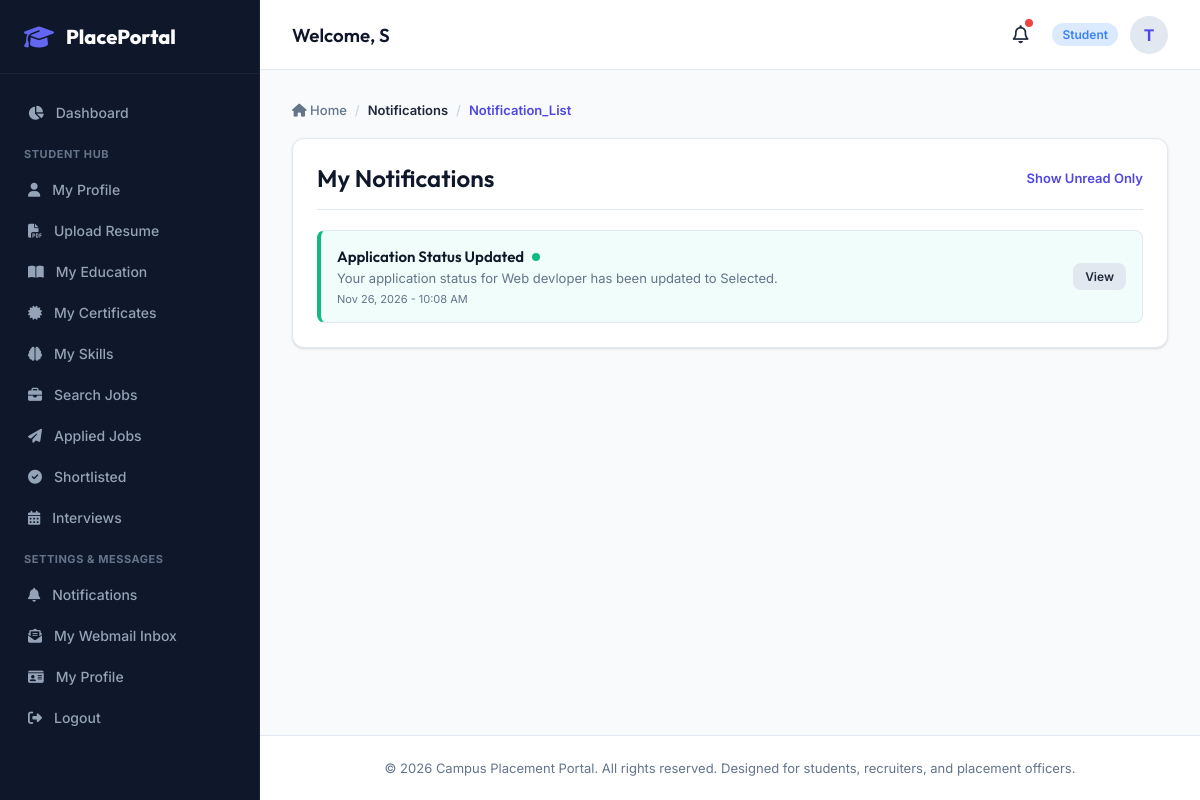
Page /notifications/ (signed in) on the earlier database version.
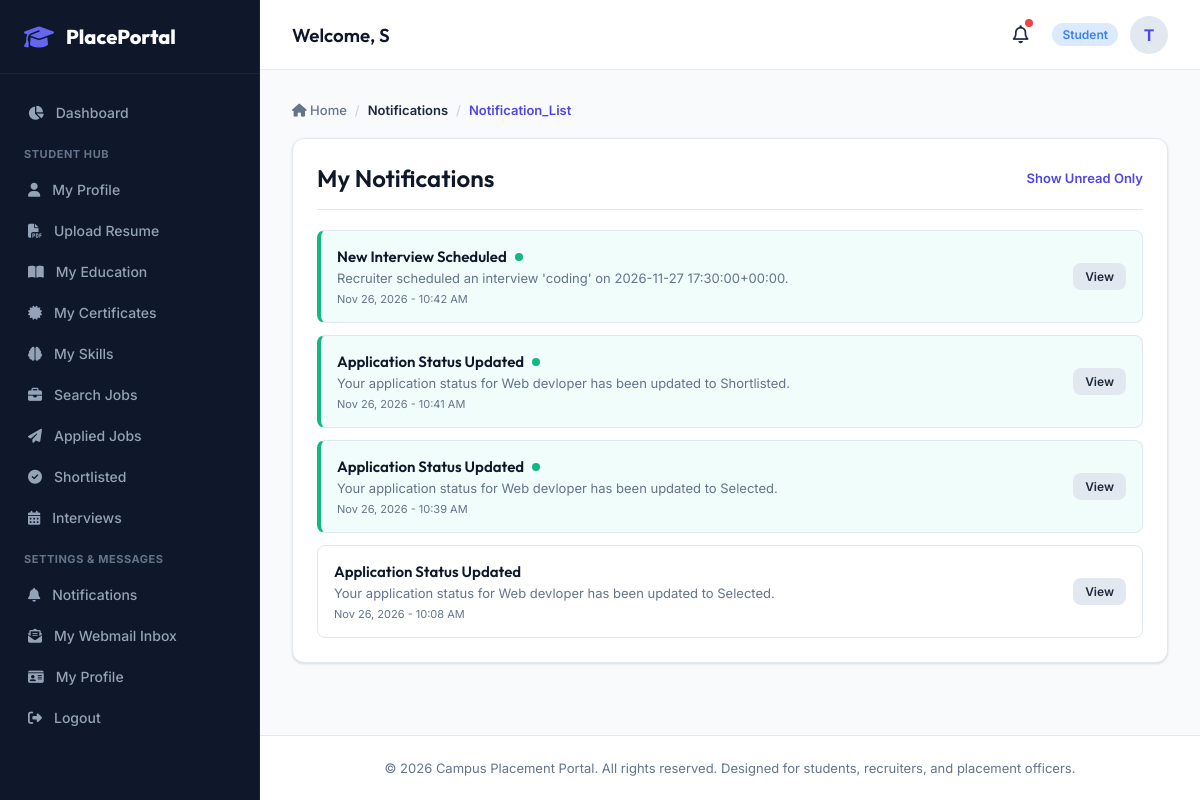
Same page on the later database version.
### apps/accounts/models.py (models this page shows, shortened)
class User(AbstractUser):
    ROLE_CHOICES = (
        ('student', 'Student'),
        ('company', 'Company'),
        ('officer', 'Placement Officer'),
        ('admin', 'Admin'),
    )
    role = models.CharField(max_length=20, choices=ROLE_CHOICES, default='student')
    phone_number = models.CharField(max_length=15, blank=True, null=True)

### apps/notifications/models.py (models this page shows, shortened)
class Notification(models.Model):
    user = models.ForeignKey(settings.AUTH_USER_MODEL, on_delete=models.CASCADE, related_name='notifications')
    title = models.CharField(max_length=200)
    message = models.TextField()
    is_read = models.BooleanField(default=False)
    created_at = models.DateTimeField(auto_now_add=True)

### apps/notifications/views.py (the view)
# urls.py: path('', views.notification_list, name='notification_list'),
@login_required
def notification_list(request):
    notifications = Notification.objects.filter(user=request.user).order_by('-created_at')
    return render(request, 'notifications/notification_list.html', {'notifications': notifications})

### templates/notifications/notification_list.html (shortened to what this page needs)
{% extends 'base.html' %}
{% block content %}
<div class="card">
    <div style="display: flex; justify-content: space-between; align-items: center; border-bottom: 1px solid var(--border-color); padding-bottom: 16px; margin-bottom: 20px;">
        <h2>My Notifications</h2>
        <a href="{% url 'notifications:unread_notifications' %}" style="font-size: 13px; font-weight: 600;">Show Unread Only</a>
    </div>
    {% if notifications %}
        <div style="display: flex; flex-direction: column; gap: 12px;">
            {% for note in notifications %}
                <div style="padding: 16px; border: 1px solid var(--border-color); border-radius: var(--radius-sm); display: flex; justify-content: space-between; align-items: center; {% if not note.is_read %}background-color: #f0fdfa; border-left: 4px solid var(--success);{% endif %}">
                    <div>
                        <h4 style="font-size: 15px; margin: 0; display: flex; align-items: center; gap: 8px;">
                            {{ note.title }}
                            {% if not note.is_read %}
                                <span style="display: inline-block; width: 8px; height: 8px; border-radius: 50%; background-color: var(--success);"></span>
                            {% endif %}
                        </h4>
                        <p style="font-size: 13px; color: var(--text-muted); margin-top: 4px;">{{ note.message }}</p>
                        <span style="font-size: 11px; color: var(--text-muted); display: block; margin-top: 6px;">{{ note.created_at|date:"M d, Y - h:i A" }}</span>
                    </div>
                    <a href="{% url 'notifications:notification_detail' pk=note.pk %}" class="btn btn-secondary" style="padding: 6px 12px; font-size: 12px;">View</a>
                </div>
            {% endfor %}
        </div>
    {% else %}
        <p style="color: var(--text-muted); text-align: center; padding: 40px 0;">You have no notifications currently.</p>
    {% endif %}
</div>
{% endblock %}

### templates/base.html (shortened to what this page needs)
<!DOCTYPE html>
<html lang="en">
<head>
    <link rel="stylesheet" href="https://cdnjs.cloudflare.com/ajax/libs/font-awesome/6.4.0/css/all.min.css">
</head>
<body>
    {% include 'sidebar.html' %}
    <div class="wrapper">
        {% include 'navbar.html' %}
        <main>
            {% include 'includes/breadcrumbs.html' %}
            {% block content %}{% endblock %}
        </main>
        {% include 'footer.html' %}
    </div>
</body>
</html>

### templates/sidebar.html (shortened to what this page needs)
<aside id="sidebar">
    <div class="sidebar-brand">
        <i class="fa-solid fa-graduation-cap"></i>
        <span>PlacePortal</span>
    </div>
    <ul class="sidebar-menu">
        {% if user.is_authenticated %}
            <li class="sidebar-item">
                <a href="{% url 'dashboard:home' %}">
                    <i class="fa-solid fa-chart-pie"></i>
                    <span>Dashboard</span>
                </a>
            </li>
            {% if user.role == 'student' %}
                <li class="sidebar-menu-title">Student Hub</li>
                <li class="sidebar-item">
                    <a href="{% url 'accounts:profile' %}">
                        <i class="fa-solid fa-user"></i>
                        <span>My Profile</span>
                    </a>
                </li>
                <li class="sidebar-item">
                    <a href="{% url 'students:resume_upload' %}">
                        <i class="fa-solid fa-file-pdf"></i>
                        <span>Upload Resume</span>
                    </a>
                </li>
                <li class="sidebar-item">
                    <a href="{% url 'students:education' %}">
                        <i class="fa-solid fa-book-open"></i>
                        <span>My Education</span>
                    </a>
                </li>
                <li class="sidebar-item">
                    <a href="{% url 'students:certificates' %}">
                        <i class="fa-solid fa-certificate"></i>
                        <span>My Certificates</span>
                    </a>
                </li>
                <li class="sidebar-item">
                    <a href="{% url 'students:skills' %}">
                        <i class="fa-solid fa-brain"></i>
                        <span>My Skills</span>
                    </a>
                </li>
                <li class="sidebar-item">
                    <a href="{% url 'jobs:job_list' %}">
                        <i class="fa-solid fa-briefcase"></i>
                        <span>Search Jobs</span>
                    </a>
                </li>
                <li class="sidebar-item">
                    <a href="{% url 'students:applied_jobs' %}">
                        <i class="fa-solid fa-paper-plane"></i>
                        <span>Applied Jobs</span>
                    </a>
                </li>
                <li class="sidebar-item">
                    <a href="{% url 'students:shortlisted_jobs' %}">
                        <i class="fa-solid fa-circle-check"></i>
                        <span>Shortlisted</span>
                    </a>
                </li>
                <li class="sidebar-item">
                    <a href="{% url 'students:interview_schedule' %}">
                        <i class="fa-solid fa-calendar-days"></i>
                        <span>Interviews</span>
                    </a>
                </li>
            {% endif %}
            <li class="sidebar-menu-title">Settings & Messages</li>
            <li class="sidebar-item">
                <a href="{% url 'notifications:notification_list' %}">
                    <i class="fa-solid fa-bell"></i>
                    <span>Notifications</span>
                </a>
            </li>
            <li class="sidebar-item">
                <a href="{% url 'notifications:webmail' %}">
                    <i class="fa-solid fa-envelope-open-text"></i>
                    {% if user.role == 'student' %}
                        <span>My Webmail Inbox</span>
                    {% else %}
                        <span>Student Webmail</span>
                    {% endif %}
                </a>
            </li>
            <li class="sidebar-item">
                <a href="{% url 'accounts:profile' %}">
                    <i class="fa-solid fa-id-card"></i>
                    <span>My Profile</span>
                </a>
            </li>
            <li class="sidebar-item">
                <a href="{% url 'accounts:logout' %}">
                    <i class="fa-solid fa-right-from-bracket"></i>
                    <span>Logout</span>
                </a>
            </li>
        {% endif %}
    </ul>
</aside>

### templates/navbar.html (shortened to what this page needs)
<header>
    <div class="navbar-left">
        <h3>
            {% if user.is_authenticated %}
                Welcome, {{ user.first_name|default:user.username }}
            {% else %}
                Campus Placement Portal
            {% endif %}
        </h3>
    </div>
    <div class="navbar-right">
        {% if user.is_authenticated %}
            <a href="{% url 'notifications:notification_list' %}" style="position: relative; color: var(--text-main); font-size: 18px;">
                <i class="fa-regular fa-bell"></i>
                <span style="position: absolute; top: -5px; right: -5px; width: 8px; height: 8px; background-color: var(--danger); border-radius: 50%;"></span>
            </a>
            <div class="user-menu" onclick="window.location.href='{% url 'accounts:profile' %}';">
                <span class="badge badge-info">{{ user.get_role_display }}</span>
                <div class="user-avatar">
                    {{ user.username|slice:":1"|upper }}
                </div>
            </div>
        {% else %}
            <a href="{% url 'accounts:login' %}" class="btn btn-secondary" style="padding: 6px 14px; font-size: 13px;">Login</a>
            <a href="{% url 'accounts:register' %}" class="btn btn-primary" style="padding: 6px 14px; font-size: 13px;">Register</a>
        {% endif %}
    </div>
</header>

### templates/includes/breadcrumbs.html
<nav aria-label="breadcrumb" style="margin-bottom: 20px;">
    <ol style="list-style: none; display: flex; gap: 8px; font-size: 13px; color: var(--text-muted); font-weight: 500;">
        <li><a href="{% url 'dashboard:home' %}" style="color: var(--text-muted);"><i class="fa-solid fa-house"></i> Home</a></li>
        <li style="color: #cbd5e1;">/</li>
        <li style="color: var(--text-main); font-weight: 600;">{{ request.resolver_match.app_name|title }}</li>
        {% if request.resolver_match.url_name != 'home' and request.resolver_match.url_name != 'index' %}
            <li style="color: #cbd5e1;">/</li>
            <li style="color: var(--primary); font-weight: 600;">{{ request.resolver_match.url_name|title }}</li>
        {% endif %}
    </ol>
</nav>

### templates/footer.html
<footer>
    <p>&copy; {% now "Y" %} Campus Placement Portal. All rights reserved. Designed for students, recruiters, and placement officers.</p>
</footer>

### templates/base.html (style rules this page uses)
:root { --primary: #4f46e5; --primary-hover: #4338ca; --secondary: #6366f1; --success: #10b981; --success-bg: #d1fae5; --danger: #ef4444; --danger-bg: #fee2e2; --warning: #f59e0b; --warning-bg: #fef3c7; --info: #3b82f6; --info-bg: #dbeafe; --bg-main: #f8fafc; --bg-card: #ffffff; --bg-sidebar: #0f172a; --bg-sidebar-hover: #1e293b; --text-main: #1e293b; --text-muted: #64748b; --text-sidebar: #94a3b8; --text-sidebar-active: #ffffff; --border-color: #e2e8f0; --radius-sm: 8px; --radius-md: 12px; --radius-lg: 16px; --shadow-sm: 0 1px 3px 0 rgba(0, 0, 0, 0.1), 0 1px 2px -1px rgba(0, 0, 0, 0.1); --shadow-md: 0 4px 6px -1px rgba(0, 0, 0, 0.1), 0 2px 4px -2px rgba(0, 0, 0, 0.1); --shadow-lg: 0 10px 15px -3px rgba(0, 0, 0, 0.1), 0 4px 6px -4px rgba(0, 0, 0, 0.1); --transition: all 0.25s cubic-bezier(0.4, 0, 0.2, 1); }
* { box-sizing: border-box; margin: 0; padding: 0; }
body { font-family: 'Inter', sans-serif; background-color: var(--bg-main); color: var(--text-main); min-height: 100vh; display: flex; overflow-x: hidden; }
h1, h2, h3, h4, h5, h6 { font-family: 'Outfit', sans-serif; font-weight: 600; color: #0f172a; }
a { color: var(--primary); text-decoration: none; transition: var(--transition); }
aside { width: 260px; background-color: var(--bg-sidebar); color: var(--text-sidebar); display: flex; flex-direction: column; position: fixed; top: 0; bottom: 0; left: 0; z-index: 100; transition: var(--transition); border-right: 1px solid rgba(255, 255, 255, 0.05); }
.sidebar-brand { padding: 24px; display: flex; align-items: center; gap: 12px; font-family: 'Outfit', sans-serif; font-size: 20px; font-weight: 800; color: #ffffff; border-bottom: 1px solid rgba(255, 255, 255, 0.05); }
.sidebar-brand i { color: var(--secondary); font-size: 24px; }
.sidebar-menu { list-style: none; padding: 20px 12px; display: flex; flex-direction: column; gap: 4px; overflow-y: auto; flex-grow: 1; }
.sidebar-menu-title { font-size: 11px; font-weight: 700; text-transform: uppercase; letter-spacing: 0.05em; color: var(--text-muted); padding: 12px 12px 6px 12px; }
.sidebar-item a { display: flex; align-items: center; gap: 12px; padding: 10px 16px; color: var(--text-sidebar); font-size: 14px; font-weight: 500; border-radius: var(--radius-sm); }
.wrapper { margin-left: 260px; width: calc(100% - 260px); display: flex; flex-direction: column; min-height: 100vh; transition: var(--transition); }
header { height: 70px; background-color: var(--bg-card); border-bottom: 1px solid var(--border-color); display: flex; align-items: center; justify-content: space-between; padding: 0 32px; position: sticky; top: 0; z-index: 90; }
.navbar-left { display: flex; align-items: center; gap: 16px; }
.navbar-right { display: flex; align-items: center; gap: 24px; }
.user-menu { display: flex; align-items: center; gap: 12px; cursor: pointer; }
.user-avatar { width: 38px; height: 38px; border-radius: 50%; background-color: #e2e8f0; display: flex; align-items: center; justify-content: center; font-weight: 700; color: var(--primary); }
main { padding: 32px; flex-grow: 1; }
footer { padding: 24px 32px; border-top: 1px solid var(--border-color); background-color: var(--bg-card); text-align: center; font-size: 13px; color: var(--text-muted); }
.card { background-color: var(--bg-card); border-radius: var(--radius-md); border: 1px solid var(--border-color); box-shadow: var(--shadow-sm); padding: 24px; margin-bottom: 24px; transition: var(--transition); }
.btn { display: inline-flex; align-items: center; justify-content: center; gap: 8px; padding: 10px 20px; font-size: 14px; font-weight: 600; border-radius: var(--radius-sm); cursor: pointer; transition: var(--transition); border: none; font-family: inherit; }
.btn-secondary { background-color: #e2e8f0; color: var(--text-main); }
.badge { display: inline-flex; align-items: center; padding: 4px 10px; font-size: 12px; font-weight: 600; border-radius: 50px; text-transform: capitalize; }
.badge-info { background-color: var(--info-bg); color: var(--info); }

Differences in the rows shown:
added Notification: title "New Interview Scheduled", is_read False (drawn), message "Recruiter scheduled an interview 'coding' on 2026-11-27 17:30:00+00:00.", created_at "Nov 26, 2026 - 10:42 AM"
added Notification: title "Application Status Updated", is_read False (drawn), message "Your application status for Web devloper has been updated to Shortlisted.", created_at "Nov 26, 2026 - 10:41 AM"
added Notification: title "Application Status Updated", is_read False (drawn), message "Your application status for Web devloper has been updated to Selected.", created_at "Nov 26, 2026 - 10:39 AM"
changed Notification "Nov 26, 2026 - 10:08 AM": is_read False → True (drawn)
